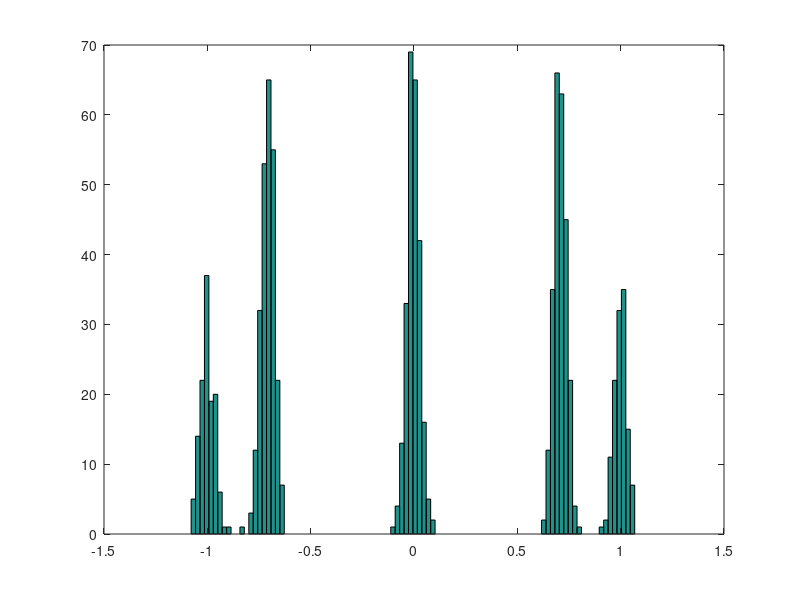

Source code (MATLAB): (Note: this script raises an error after producing the figure.)
clear
%1)
Nc = 100;
N = 1000;
r = 1+randn(N,1)*(0.1)^(1/2);
h = hist(r,Nc);
h = h*Nc/((max(r)-min(r))*N);
%plot(h)
%hold
l = min(r):(max(r)-min(r))/Nc:max(r);
y = normpdf(l,1,sqrt(0.1));
%plot(y) 

%3)
u = 1+rand(N,1);
v = hist(u,Nc);
v = v*Nc/((max(u)-min(u))*N);
plot(linspace(1,2,Nc),v)

%4)
x = sign(randn(N,1));
hist(x,Nc)
b = randn(N,1)*(0.001)^(1/2);
z = x+b;
hist(z,Nc)

%5) et 6)
f=0.125;
n = 0:N-1;
x = sin(2*pi*f*n);
z = x'+b;
hist(z,Nc)

%2-1)
nb=20;
p = rand();
x = rand(N,nb);
y = x<p;
mean(y);
p*(1-p);
var(y);

%2-2)
b = sum(y');
nb*p;
mean(b);
nb*p*(1-p);
var(b);

k = 10;
sum(b==k)/N;
nchoosek(nb,k)*(p^k)*(1-p)^(nb-k);

%2-3)

t = unidrnd(10,10,3);
mean(t(:,1) == t(:,2) & t(:,1) == t(:,3))
%find(()


